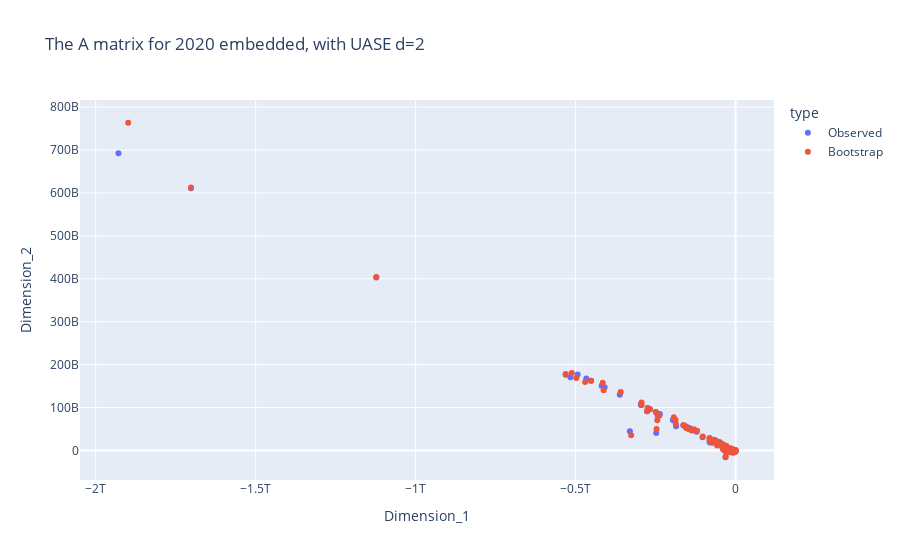

The code cell stored with this chart in its notebook:
### Code cell
fig = px.scatter(yadf_transformed, x="Dimension_1", y="Dimension_2",
                hover_data=["country", "node_number"],
                color='type', 
                color_continuous_scale = 'Bluered', title=f"The A matrix for 2020 embedded, with UASE d={d}")

fig.show()

### Figure 1 — Plotly figure (JSON) as saved in the notebook; plotly's stock layout.template omitted (floating-point values rounded to 4 significant figures; data arrays with more than 128 entries replaced by an {"elided": "..."} marker saying what was removed)
{"data": [{"customdata": {"elided": "144x2 mixed values"}, "hovertemplate": "type=Observed<br>Dimension_1=%{x}<br>Dimension_2=%{y}<br>country=%{customdata[0]}<br>node_number=%{customdata[1]}<extra></extra>", "legendgroup": "Observed", "marker": {"color": "#636efa", "symbol": "circle"}, "mode": "markers", "name": "Observed", "orientation": "v", "showlegend": true, "type": "scatter", "x": {"elided": "144 float values"}, "xaxis": "x", "y": {"elided": "144 float values"}, "yaxis": "y"}, {"customdata": {"elided": "144x2 mixed values"}, "hovertemplate": "type=Bootstrap<br>Dimension_1=%{x}<br>Dimension_2=%{y}<br>country=%{customdata[0]}<br>node_number=%{customdata[1]}<extra></extra>", "legendgroup": "Bootstrap", "marker": {"color": "#EF553B", "symbol": "circle"}, "mode": "markers", "name": "Bootstrap", "orientation": "v", "showlegend": true, "type": "scatter", "x": {"elided": "144 float values"}, "xaxis": "x", "y": {"elided": "144 float values"}, "yaxis": "y"}], "layout": {"legend": {"title": {"text": "type"}, "tracegroupgap": 0}, "title": {"text": "The A matrix for 2020 embedded, with UASE d=2"}, "xaxis": {"anchor": "y", "domain": [0, 1], "title": {"text": "Dimension_1"}}, "yaxis": {"anchor": "x", "domain": [0, 1], "title": {"text": "Dimension_2"}}}}
